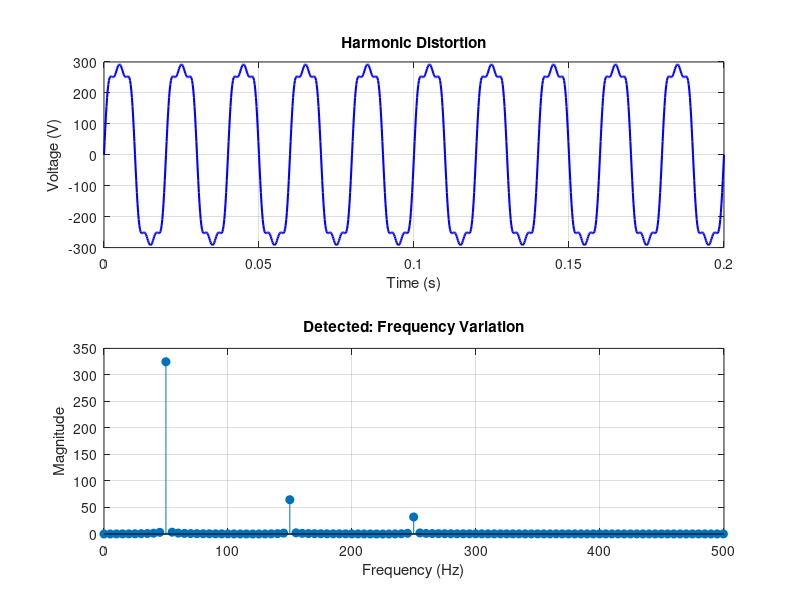

Here is the MATLAB script that generated this plot:
clc;
clear;
close all;

%% Sampling Parameters
Fs = 5000;
f = 50;
T = 0.2;
t = 0:1/Fs:T;

Vm = 325;

%% Select Signal (1–7)
choice = 5;

switch choice

    case 1
        V = Vm*sin(2*pi*f*t);
        signalName = "Normal Voltage";

    case 2
        V = Vm*sin(2*pi*f*t);
        idx = t>=0.05 & t<=0.12;
        V(idx)=0.6*V(idx);
        signalName = "Voltage Sag";

    case 3
        V = Vm*sin(2*pi*f*t);
        idx = t>=0.05 & t<=0.12;
        V(idx)=1.3*V(idx);
        signalName = "Voltage Swell";

    case 4
        V = Vm*sin(2*pi*f*t);
        idx = t>=0.05 & t<=0.12;
        V(idx)=0;
        signalName = "Voltage Interruption";

    case 5
        V = Vm*sin(2*pi*f*t) ...
          +0.20*Vm*sin(2*pi*150*t) ...
          +0.10*Vm*sin(2*pi*250*t);
        signalName = "Harmonic Distortion";

    case 6
        V = Vm*sin(2*pi*52*t);
        signalName = "Frequency Variation";

    case 7
        V = Vm*sin(2*pi*f*t);
        idx = t>=0.08 & t<=0.081;
        V(idx)=V(idx)+300;
        signalName = "Transient";

end

%% Time Domain Analysis

Vrms = rms(V);
Vpeak = max(abs(V));

zeroCross = find(diff(sign(V)));
EstimatedFrequency = length(zeroCross)/(2*T);

%% FFT

N = length(V);

Y = fft(V);

P2 = abs(Y/N);

P1 = P2(1:floor(N/2)+1);

P1(2:end-1)=2*P1(2:end-1);

Freq = Fs*(0:floor(N/2))/N;

%% THD

fundamentalIndex = find(Freq>=49 & Freq<=51,1);

V1 = P1(fundamentalIndex);

harmonics = [3 5 7 9];

harmonicVoltages = zeros(size(harmonics));

for i=1:length(harmonics)

    target = harmonics(i)*50;

    idx = find(Freq>=target-1 & Freq<=target+1,1);

    harmonicVoltages(i)=P1(idx);

end

THD = sqrt(sum(harmonicVoltages.^2))/V1*100;

%% Automatic Classification

classification = "Unknown";

if Vrms < 150

    classification = "Voltage Interruption";

elseif Vrms < 210

    classification = "Voltage Sag";

elseif Vrms > 250

    classification = "Voltage Swell";

elseif EstimatedFrequency < 49 || EstimatedFrequency > 51

    classification = "Frequency Variation";

elseif THD > 5

    classification = "Harmonic Distortion";

elseif Vpeak > 550

    classification = "Transient";

else

    classification = "Normal Voltage";

end

%% Display

fprintf("\n");
fprintf("============== RESULT ==============\n");

fprintf("Actual Signal      : %s\n",signalName);
fprintf("Detected Signal    : %s\n",classification);

fprintf("\n");

fprintf("RMS Voltage        : %.2f V\n",Vrms);
fprintf("Peak Voltage       : %.2f V\n",Vpeak);
fprintf("Frequency          : %.2f Hz\n",EstimatedFrequency);
fprintf("THD                : %.2f %%\n",THD);

%% Plot

figure

subplot(2,1,1)

plot(t,V,'b','LineWidth',1.5)

grid on

xlabel('Time (s)')
ylabel('Voltage (V)')
title(signalName)

subplot(2,1,2)

stem(Freq,P1,'filled')

grid on

xlabel('Frequency (Hz)')
ylabel('Magnitude')

title(['Detected: ',char(classification)])

xlim([0 500])
